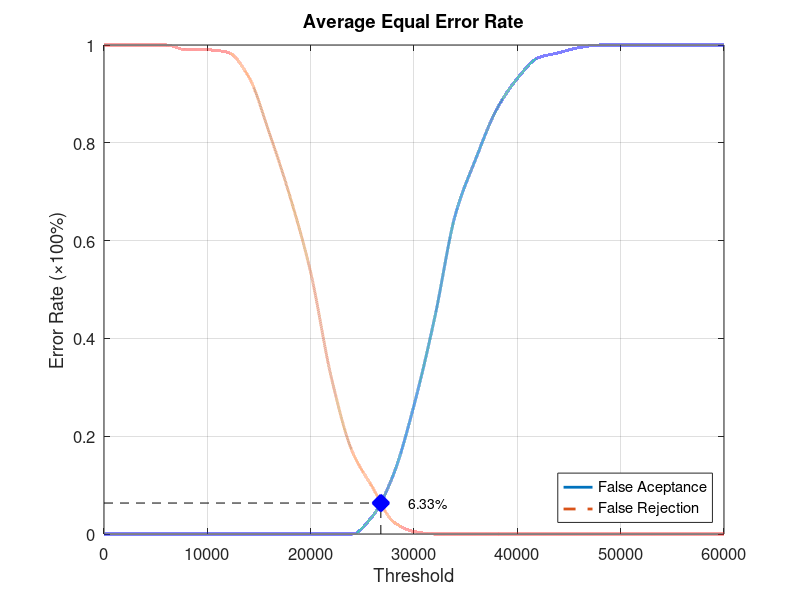
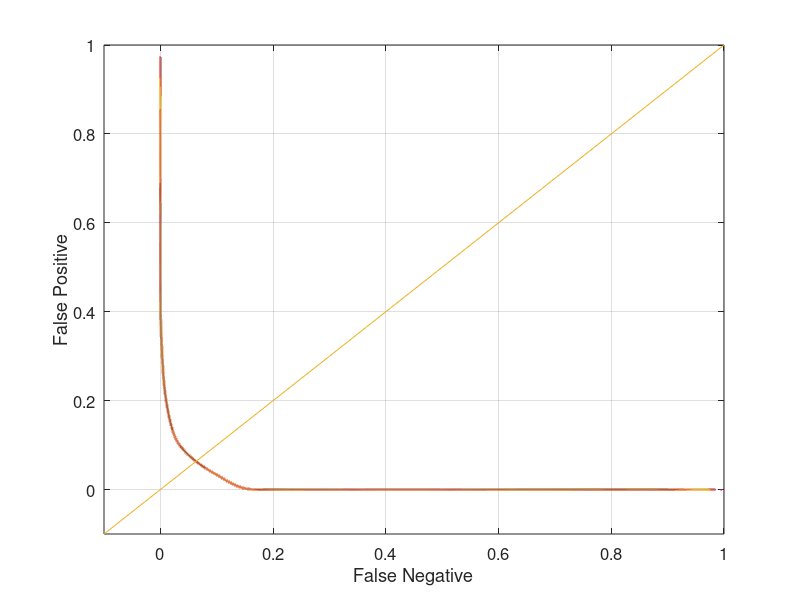

Write the MATLAB code that produced these figures, in order.
function yEER = Database5_3
close all;
clear;
clc;
x = 0:2000:60000;
xq = 0:0.5:60000;

y0 = [0 0 0 0 0 0 0 0 0 0 0 0 0 0.0368421 0.121053 0.263158 0.442105 0.652632 0.768421 0.868421 0.931579 0.973684 0.984211 0.994737 1 1 1 1 1 1 1];
yy0 = interp1(x, y0, xq, 'pchip');
y1 = [1 1 1 1 0.99 0.99 0.985 0.935 0.82 0.69 0.535 0.32 0.17 0.095 0.025 0.005 0 0 0 0 0 0 0 0 0 0 0 0 0 0 0];
yy1 = interp1(x, y1, xq, 'pchip');

% Calculating EER: 
y2 = abs(y0 - y1);
find(y2 == min(y2))
yy2 = abs(yy0 - yy1);
xEER = find(yy2 == min(yy2));
xEERIndex = xq(xEER) % X-axis EER
yEER = yy0(xEER) % Y-axis EER

main = figure
plot(xq, yy0,'-','LineWidth', 2);	hold on
plot(xq, yy1,'--','LineWidth', 2);	hold on
plot([xEERIndex xEERIndex], [0 yEER], 'k--');	hold on
plot([0 xEERIndex], [yEER yEER], 'k--');	hold on
plot(xEERIndex, yEER, 'bx', 'LineWidth', 10);	hold on
text(xEERIndex + 10 * xEERIndex / 100, yEER, [num2str(round((10000 * yEER)) / 100) '%'])
legend('False Aceptance', 'False Rejection', 'Location', 'SouthEast')
xlabel('Threshold')
ylabel('Error Rate (\times100%)')
title('Average Equal Error Rate')
set(gca, 'FontSize', 12)
axis([0 60000 0 1])
grid on

print(main, 'Database5_3Main', '-dpng');
FNRxFPR = figure('Color', [1 1 1]);
plot(yy1, yy0, '-', yy1, yy0, 'LineWidth', 2);
hold on
y = -0.1:0.1:1
plot(y, y); 
set(gca, 'FontSize', 12)
xlabel('False Negative')
ylabel('False Positive')
axis([-0.1 1 -0.1 1])
set(gca, 'FontSize', 12)
grid on

print(FNRxFPR, 'Database5_3FNRxFPR','-dpng');
end
